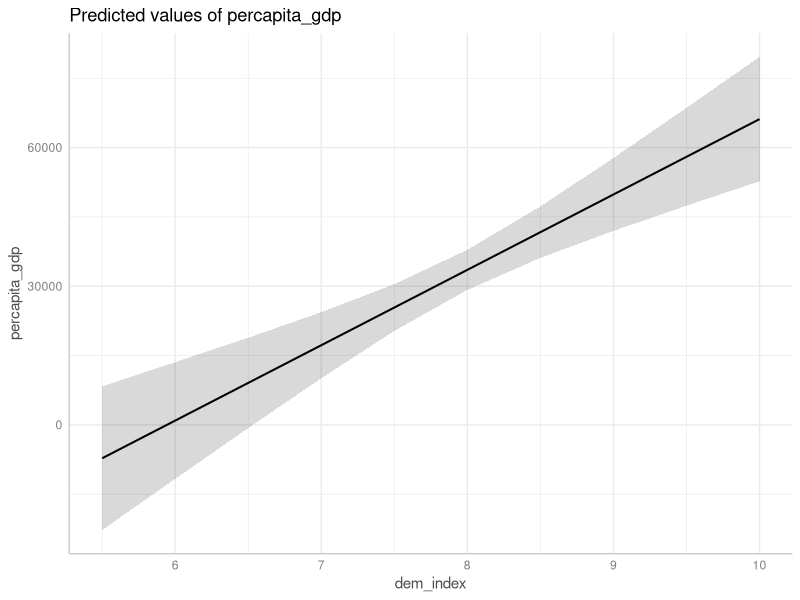
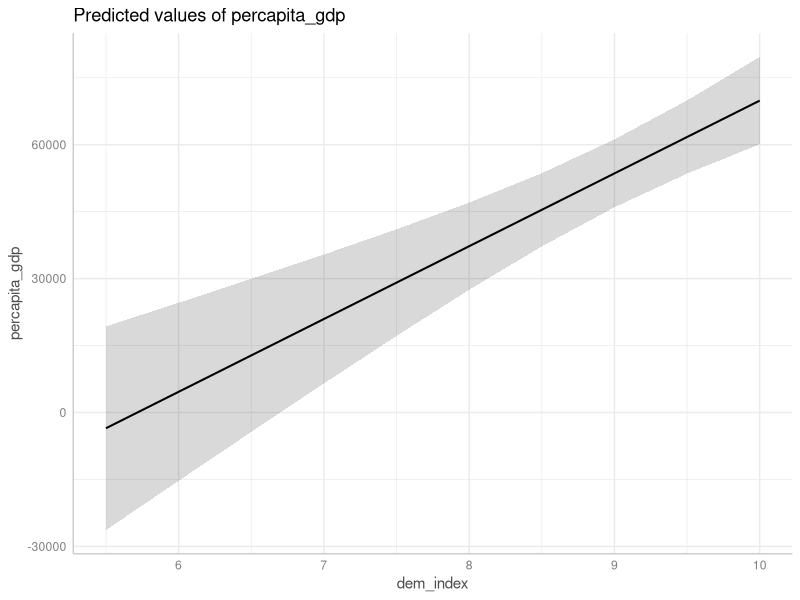
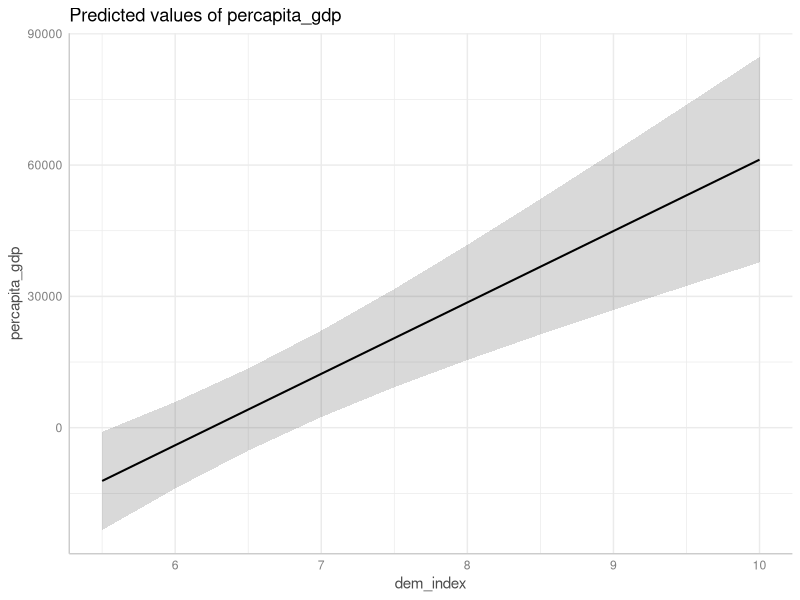
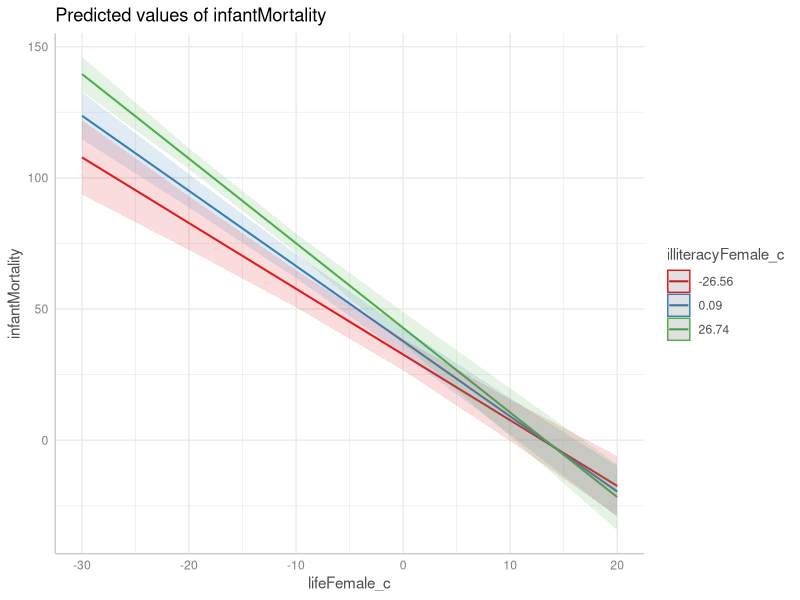
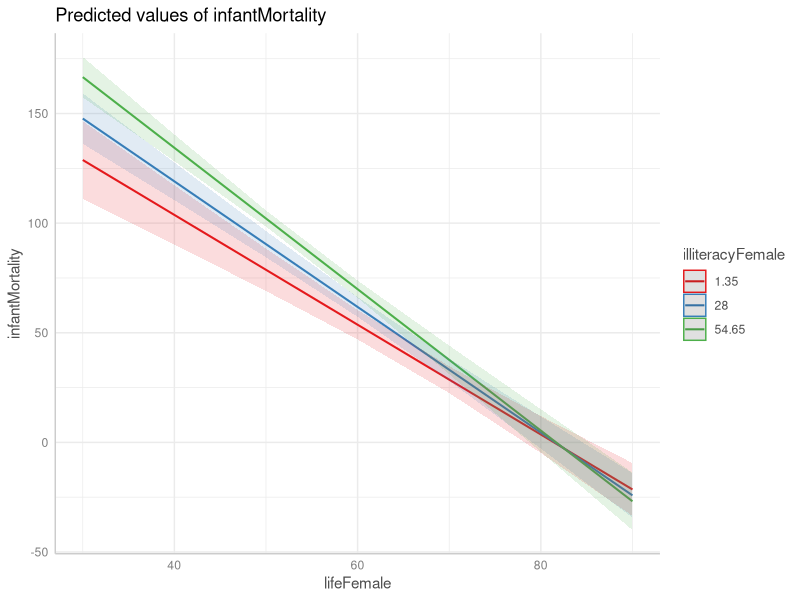
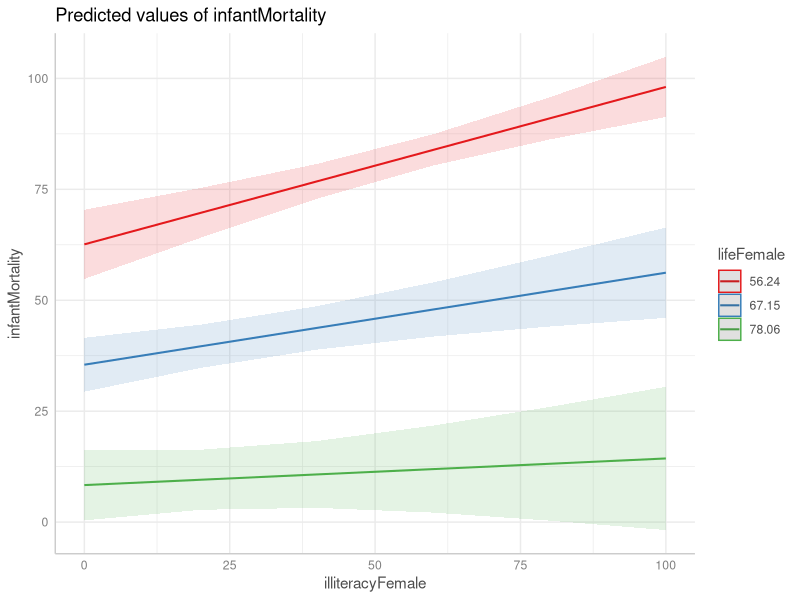
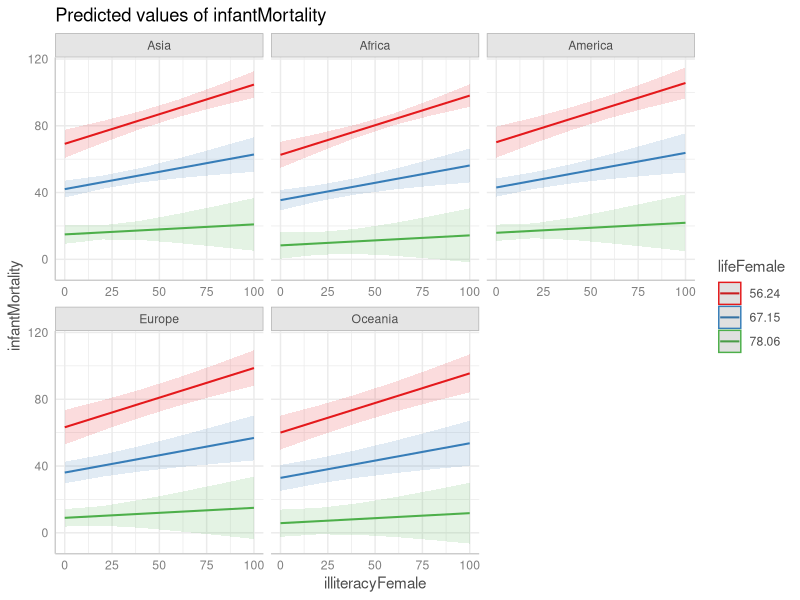

Write the R code that produced these figures, in order.
## ---- chunk 1
knitr::opts_chunk$set(echo = TRUE, eval = F)
## ---- chunk 2
library(tidyverse)
library(ggeffects)
countries = read.csv("data/countries.csv")
un <- read.table("data/UnitedNations.txt")
## ---- chunk 3

# computing per_capita_gdp
countries <-
  countries %>% mutate(percapita_gdp = (gdp*1000000)/population)

# running and saving the model
mod1 <- lm(percapita_gdp ~ uni_prc + dem_index, data = countries)
summary(mod1)

# unused metric terms are automatically held constant at their mean, we do not have to set it explicitly
ggpredict(mod1, terms = c("dem_index")) # note that some values are unrealistic (negative). It can happen with predicted values 

# If you want to use other terms constant at a specified level, use the 'condition' parameter.
# The syntax may take some time to get used to: a) the variables fed to 'terms' must be quoted, the variables fed to 'condition' must be entered using the 'c' function, even if it is just one variable.
ggpredict(mod1, terms = "dem_index", condition = c(uni_prc = max(countries$uni_prc, na.rm = TRUE)))

ggpredict(mod1, terms = "dem_index", condition = c(uni_prc = min(countries$uni_prc, na.rm = TRUE)))

# Notice that the predicted values are somewhat higher when percentage of people with degree is held at its maximum rather then mean. And lower when held at their minimum. This should be expected, the coefficient for uni_prc is positive. However, the differences are not huge (no wonder again, uni_prc was not statistically significant.)
## ---- chunk 4

ggpredict(mod1, terms = c("dem_index")) %>% plot()

ggpredict(mod1, terms = "dem_index", condition = c(uni_prc = max(countries$uni_prc, na.rm = TRUE))) %>% plot()

ggpredict(mod1, terms = "dem_index", condition = c(uni_prc = min(countries$uni_prc, na.rm = TRUE))) %>% plot()

# This is really simple. Just apply 'plot' function on the output of 'ggpredict'. Notice the changing width of the estimation error (shaded area). When 'uni_prc' is held at its maximum, estimates are not very precise for values of low 'dem_index' - the combination of high 'uni_prc and low 'dem_index' is rare in the data, so the estimation lacks precision. 

## ---- chunk 5

# first, centralize the the predictors which are used in interaction
un <- 
  un %>% mutate(lifeFemale_c = lifeFemale - mean(lifeFemale, na.rm=TRUE),
                illiteracyFemale_c = illiteracyFemale - mean(illiteracyFemale, na.rm=TRUE))

# run the model
mod2 <- lm(infantMortality ~ lifeFemale_c*illiteracyFemale_c + region, data = un)
summary(mod2)


# interpretation (note the Africa is the reference category - missing in the regression table)
# According to the model...
# ... African countries with mean female life expectancy and mean female illiteracy have infant mortality rate of 37.7 on average.

# Note, you can compare it to the actual empirical average of African countries with the code below. The infant mortality rate is 85, this is because in reality, African countries do not have mean female life expectancy and mean female illiteracy (they have lower than average life expectancy and higher illiteracy). The model enables to estimate the effect of Africa controlling for the effect of life expectancy and illiteracy. 
un %>% filter(region == "Africa") %>% summarise(mean_imr = mean(infantMortality, na.rm=TRUE))

# ... American countries with mean female life expectancy and mean female illiteracy have infant mortality rate larger than African countries by 7.5 (i.e. 37.7 + 7.5) on average.
# ... etc for other continents
# ... countries with female life expectancy higher by one year than the average life expectancy have infant mortality rate lower by 2.8 on average
# ... countries with female illiteracy higher by one percentage point than the average female illiteracy have infant mortality rate higher by 0.19 on average
# ... [the interaction term]... this interaction term is very hard to interpret directly from the table. Since the estimate is negative, it says somethings along the lines that if both life expectancy and illiteracy go up, the predicted fertility rate is a bit lower than expected simply from the main effects. But both the predictors are measured in different units and both push infant mortality in opposite directions (life expectancy is negatively associated with it, illiteracy positively.) So it is quite hard to imagine anything meaningful behind the coefficient. 
      
## ---- chunk 6

# Default - marginal effect of female life expectancy on infant mortality rates for illiteracy fixed at its mean and at one standard deviation under and above the mean. 
ggpredict(mod2, terms = c("lifeFemale_c", "illiteracyFemale_c")) %>% plot()

# We see that for low values of illiteracy, the slope is a little less steep compared to high values of illiteracy. In other words, differences in life expectancy lead us to predicting bigger differences in mortality when illiteracy is high. When illiteracy is low, increase in life expectancy predicts slightly smaller drop of mortality rate.

## ---- chunk 7

mod3 <- lm(infantMortality ~ lifeFemale*illiteracyFemale + region, data = un)
summary(mod3)


ggpredict(mod3, terms = c("lifeFemale", "illiteracyFemale")) %>% plot()
# we see a very similar image to that above, only now we can see that the slope for illiteracy fixed at one standard deviation below the mean actually means fixed at illiteracy of 1.35 %. At that illiteracy, countries with female life expectancy of 40 see about 100 per 1000 infants die, whereas with female life expectancy of 80, only a very few children per 1000 die as infants.  

ggpredict(mod3, terms = c("illiteracyFemale", "lifeFemale")) %>% plot()
# When we swap the predictors, we can learn about the marginal effect of illiteracy when life expectancy is fixed. Once life expectancy is high, infant mortality rate remains low irrespective of the level of illiteracy.  
# For low life expectancy, however, growth in illiteracy predicts fairly strong growth in mortality. 
## ---- chunk 8
ggpredict(mod3, terms = c("illiteracyFemale", "lifeFemale", "region")) %>% plot()
